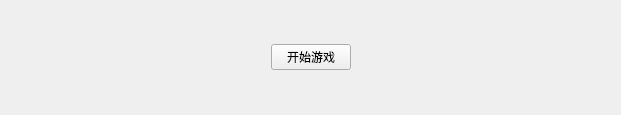
<?xml version="1.0" encoding="UTF-8"?>
<ui version="4.0">
 <class>ButtonGroup</class>
 <widget class="QWidget" name="ButtonGroup">
  <property name="geometry">
   <rect>
    <x>0</x>
    <y>0</y>
    <width>621</width>
    <height>115</height>
   </rect>
  </property>
  <property name="windowTitle">
   <string>Form</string>
  </property>
  <layout class="QHBoxLayout" name="horizontalLayout">
   <property name="spacing">
    <number>0</number>
   </property>
   <property name="leftMargin">
    <number>0</number>
   </property>
   <property name="topMargin">
    <number>0</number>
   </property>
   <property name="rightMargin">
    <number>0</number>
   </property>
   <property name="bottomMargin">
    <number>0</number>
   </property>
   <item>
    <widget class="QStackedWidget" name="stackedWidget">
     <widget class="QWidget" name="startPage">
      <layout class="QHBoxLayout" name="horizontalLayout_2">
       <item>
        <spacer name="horizontalSpacer">
         <property name="orientation">
          <enum>Qt::Horizontal</enum>
         </property>
         <property name="sizeHint" stdset="0">
          <size>
           <width>253</width>
           <height>20</height>
          </size>
         </property>
        </spacer>
       </item>
       <item>
        <widget class="MyButton" name="startBtn">
         <property name="text">
          <string>开始游戏</string>
         </property>
        </widget>
       </item>
       <item>
        <spacer name="horizontalSpacer_2">
         <property name="orientation">
          <enum>Qt::Horizontal</enum>
         </property>
         <property name="sizeHint" stdset="0">
          <size>
           <width>252</width>
           <height>20</height>
          </size>
         </property>
        </spacer>
       </item>
      </layout>
     </widget>
     <widget class="QWidget" name="playCardPage">
      <layout class="QHBoxLayout" name="horizontalLayout_3">
       <item>
        <spacer name="horizontalSpacer_3">
         <property name="orientation">
          <enum>Qt::Horizontal</enum>
         </property>
         <property name="sizeHint" stdset="0">
          <size>
           <width>253</width>
           <height>20</height>
          </size>
         </property>
        </spacer>
       </item>
       <item>
        <widget class="MyButton" name="playCardBtn">
         <property name="text">
          <string>出牌</string>
         </property>
        </widget>
       </item>
       <item>
        <spacer name="horizontalSpacer_4">
         <property name="orientation">
          <enum>Qt::Horizontal</enum>
         </property>
         <property name="sizeHint" stdset="0">
          <size>
           <width>252</width>
           <height>20</height>
          </size>
         </property>
        </spacer>
       </item>
      </layout>
     </widget>
     <widget class="QWidget" name="passOrPlayPage">
      <layout class="QHBoxLayout" name="horizontalLayout_4">
       <item>
        <spacer name="horizontalSpacer_5">
         <property name="orientation">
          <enum>Qt::Horizontal</enum>
         </property>
         <property name="sizeHint" stdset="0">
          <size>
           <width>195</width>
           <height>20</height>
          </size>
         </property>
        </spacer>
       </item>
       <item>
        <widget class="MyButton" name="passBtn">
         <property name="text">
          <string>PushButton</string>
         </property>
        </widget>
       </item>
       <item>
        <spacer name="horizontalSpacer_6">
         <property name="orientation">
          <enum>Qt::Horizontal</enum>
         </property>
         <property name="sizeType">
          <enum>QSizePolicy::Fixed</enum>
         </property>
         <property name="sizeHint" stdset="0">
          <size>
           <width>20</width>
           <height>20</height>
          </size>
         </property>
        </spacer>
       </item>
       <item>
        <widget class="MyButton" name="playCardBtn1">
         <property name="text">
          <string>PushButton</string>
         </property>
        </widget>
       </item>
       <item>
        <spacer name="horizontalSpacer_7">
         <property name="orientation">
          <enum>Qt::Horizontal</enum>
         </property>
         <property name="sizeHint" stdset="0">
          <size>
           <width>195</width>
           <height>20</height>
          </size>
         </property>
        </spacer>
       </item>
      </layout>
     </widget>
     <widget class="QWidget" name="callLordPage">
      <layout class="QHBoxLayout" name="horizontalLayout_5">
       <item>
        <spacer name="horizontalSpacer_8">
         <property name="orientation">
          <enum>Qt::Horizontal</enum>
         </property>
         <property name="sizeHint" stdset="0">
          <size>
           <width>85</width>
           <height>20</height>
          </size>
         </property>
        </spacer>
       </item>
       <item>
        <widget class="MyButton" name="giveupBtn">
         <property name="text">
          <string>PushButton</string>
         </property>
        </widget>
       </item>
       <item>
        <spacer name="horizontalSpacer_10">
         <property name="orientation">
          <enum>Qt::Horizontal</enum>
         </property>
         <property name="sizeType">
          <enum>QSizePolicy::Fixed</enum>
         </property>
         <property name="sizeHint" stdset="0">
          <size>
           <width>20</width>
           <height>20</height>
          </size>
         </property>
        </spacer>
       </item>
       <item>
        <widget class="MyButton" name="oneScoreBtn">
         <property name="text">
          <string>PushButton</string>
         </property>
        </widget>
       </item>
       <item>
        <spacer name="horizontalSpacer_12">
         <property name="orientation">
          <enum>Qt::Horizontal</enum>
         </property>
         <property name="sizeType">
          <enum>QSizePolicy::Fixed</enum>
         </property>
         <property name="sizeHint" stdset="0">
          <size>
           <width>20</width>
           <height>20</height>
          </size>
         </property>
        </spacer>
       </item>
       <item>
        <widget class="MyButton" name="twoScoreBtn">
         <property name="text">
          <string>PushButton</string>
         </property>
        </widget>
       </item>
       <item>
        <spacer name="horizontalSpacer_11">
         <property name="orientation">
          <enum>Qt::Horizontal</enum>
         </property>
         <property name="sizeType">
          <enum>QSizePolicy::Fixed</enum>
         </property>
         <property name="sizeHint" stdset="0">
          <size>
           <width>20</width>
           <height>20</height>
          </size>
         </property>
        </spacer>
       </item>
       <item>
        <widget class="MyButton" name="threeScoreBtn">
         <property name="text">
          <string>PushButton</string>
         </property>
        </widget>
       </item>
       <item>
        <spacer name="horizontalSpacer_9">
         <property name="orientation">
          <enum>Qt::Horizontal</enum>
         </property>
         <property name="sizeHint" stdset="0">
          <size>
           <width>84</width>
           <height>20</height>
          </size>
         </property>
        </spacer>
       </item>
      </layout>
     </widget>
     <widget class="QWidget" name="nullPage"/>
    </widget>
   </item>
  </layout>
 </widget>
 <customwidgets>
  <customwidget>
   <class>MyButton</class>
   <extends>QPushButton</extends>
   <header>mybutton.h</header>
  </customwidget>
 </customwidgets>
 <resources/>
 <connections/>
</ui>
